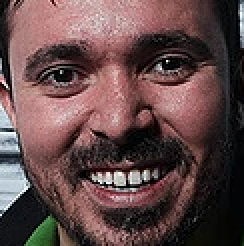
#> input picture croppedImages/drunk01_2.png, 244 x 246 px; its folder holds only this picture in this run
$ python blurring.py
#> lines starting #> are read from the running program, lines starting #| are printed output that depends on the picture
from os import listdir

import numpy as np
import cv2
from PIL import Image, ImageOps

img_data = []
labels = []
for filename in listdir('../croppedImages'):
    if filename[0] == 'd':
        image = Image.open('../croppedImages/' + filename)
#> image is the input picture: PIL image 244x246 RGBA; mean R, G, B, A 97.6, 72.8, 72.5, 255
        data = np.asarray(image)
        blurred_image = cv2.GaussianBlur(data, (5,5), 0)
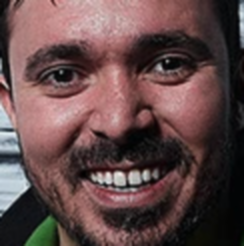
#> blurred_image: shape (246, 244, 4); mean R, G, B, A 97.6, 72.8, 72.5, 255
        resized_image = cv2.resize(blurred_image, dsize=(128, 128), interpolation=cv2.INTER_CUBIC)
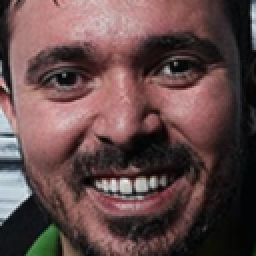
#> resized_image: shape (128, 128, 4) (shown 2 times larger); mean R, G, B, A 97.6, 72.8, 72.5, 255
        if filename[8] == '0' or filename[8] == '1':
            labels.append(0)
        else:
            labels.append(1)
        if resized_image.shape[2] == 4:
            resized_image = resized_image[:,:,:-1]
#> resized_image: shape (128, 128, 3)
        resized_image = resized_image / 255.0
        img_data.append(resized_image)

img_data = np.array(img_data)
np.save('blurred_labels', labels)
np.save('blurred_ImageData', img_data)

$ run again, on croppedImages/drunk04_0.png
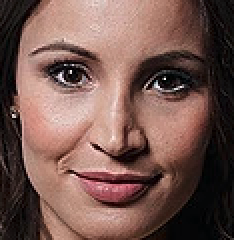
#> input picture croppedImages/drunk04_0.png, 234 x 240 px
#> image is the input picture: PIL image 234x240 RGBA; mean R, G, B, A 116.9, 86.6, 79.3, 255
#> `blurred_image = cv2.GaussianBlur(data, (5,5), 0)`:
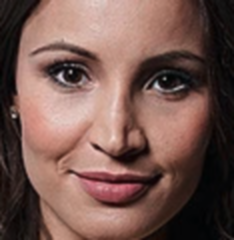
#> blurred_image: shape (240, 234, 4); mean R, G, B, A 116.9, 86.6, 79.4, 255
#> `resized_image = cv2.resize(blurred_image, dsize=(128, 128), interpolat..`:
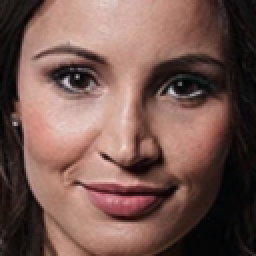
#> resized_image: shape (128, 128, 4) (shown 2 times larger); mean R, G, B, A 116.9, 86.6, 79.4, 255

$ run again, on croppedImages/drunk05_1.png
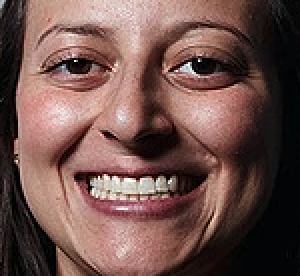
#> input picture croppedImages/drunk05_1.png, 300 x 276 px
#> image is the input picture: PIL image 300x276 RGBA; mean R, G, B, A 110.9, 81.1, 75.8, 255
#> `blurred_image = cv2.GaussianBlur(data, (5,5), 0)`:
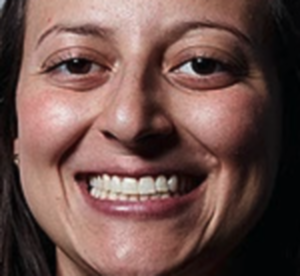
#> blurred_image: shape (276, 300, 4); mean R, G, B, A 110.9, 81.2, 75.8, 255
#> `resized_image = cv2.resize(blurred_image, dsize=(128, 128), interpolat..`:
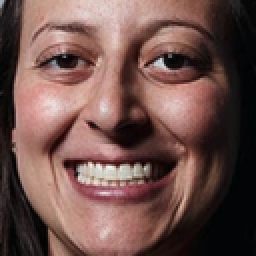
#> resized_image: shape (128, 128, 4) (shown 2 times larger); mean R, G, B, A 110.9, 81.2, 75.8, 255

$ run again, on croppedImages/drunk02_0.png
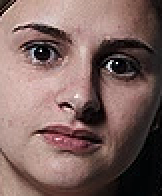
#> input picture croppedImages/drunk02_0.png, 162 x 196 px
#> image is the input picture: PIL image 162x196 RGBA; mean R, G, B, A 125.6, 99.7, 95.5, 255
#> `blurred_image = cv2.GaussianBlur(data, (5,5), 0)`:
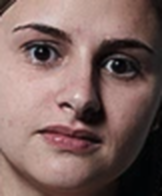
#> blurred_image: shape (196, 162, 4); mean R, G, B, A 125.6, 99.7, 95.5, 255
#> `resized_image = cv2.resize(blurred_image, dsize=(128, 128), interpolat..`:
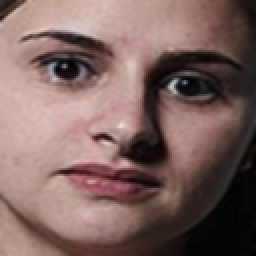
#> resized_image: shape (128, 128, 4) (shown 2 times larger); mean R, G, B, A 125.6, 99.7, 95.5, 255
